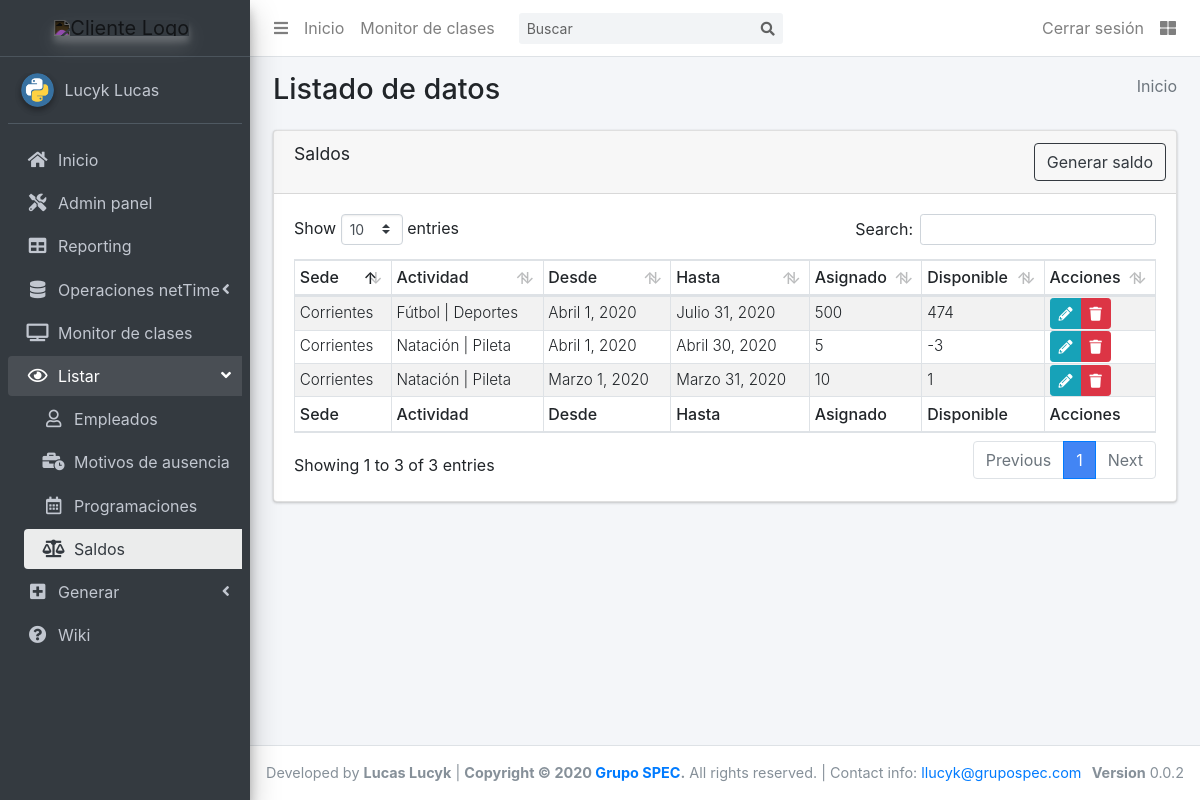
The page /list/saldos/ (signed in) on the database as committed earlier.
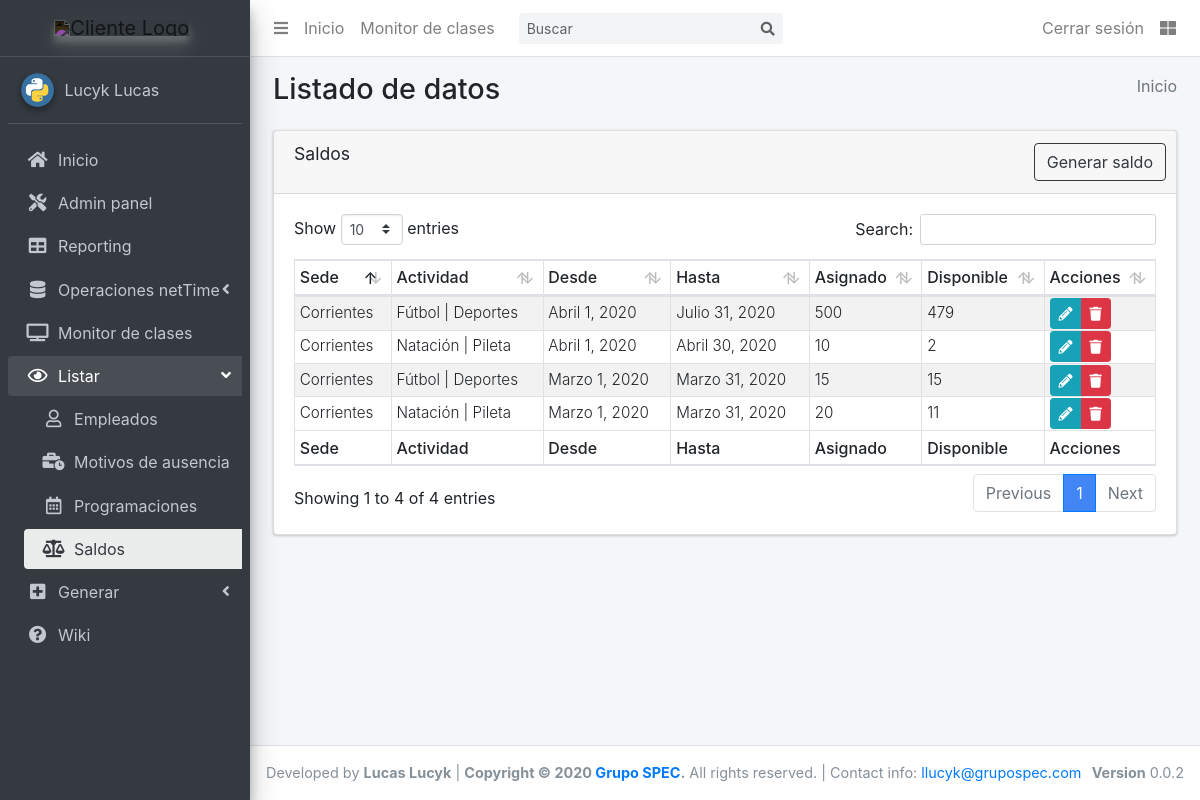
The same page on the database as committed later.
### scg_app/models.py (models this page shows, shortened)
class Saldo(models.Model):
    actividad = models.ForeignKey('Actividad', on_delete=models.CASCADE)
    sede = models.ForeignKey('Sede', on_delete=models.CASCADE)
    desde = models.DateField(default=timezone.now)
    hasta = models.DateField(default=timezone.now)
    saldo_asignado = models.PositiveIntegerField(default=0,
        validators=[MinValueValidator(1)],
        help_text="Cantidad de clases que desea disponibilizar"
    )
    def get_edit_url(self):
        return reverse('saldo_update', kwargs={"pk": self.id})
    def get_delete_url(self):
        return reverse('confirm_delete',
            kwargs={"model":self.__class__.__name__, "pk":self.id}
        )
    @property
    def saldo_disponible(self):
        clases = Clase.objects.filter(
            actividad = self.actividad,
            sede = self.sede,
            fecha__gte = self.desde,
            fecha__lte = self.hasta,
        ).exclude(
            estado = "5"    #canceladas
        ).count()
        return self.saldo_asignado - clases
    class Meta:
        verbose_name = "Saldo"
        verbose_name_plural = "Saldos"
        get_latest_by = "id"

class Sede(models.Model):
    id_netTime = models.PositiveIntegerField(default=0,
        validators=[MinValueValidator(1)],
        unique=True,
        help_text="Para matchear marcajes e importaciones"
    )
    nombre = models.CharField(max_length=40)
    tipo = models.CharField(max_length=30, default="Física", blank=True)
    def __str__(self):
        return f'{self.nombre}'
    class Meta:
        verbose_name = "Sede"
        verbose_name_plural = "Sedes"
        get_latest_by = "id"

class Actividad(models.Model):
    nombre = models.CharField(max_length=100)
    grupo = models.ForeignKey('GrupoActividad', on_delete=models.SET(''), null=True, blank=True)
    def __str__(self):
        return f'{self.nombre} | {self.grupo}'
    class Meta:
        verbose_name = "Actividad"
        verbose_name_plural = "Actividades"
        get_latest_by = "id"

class GrupoActividad(models.Model):
    nombre = models.CharField(max_length=100)
    def __str__(self):
        return f'{self.nombre}'
    class Meta:
        verbose_name = "Grupo de Actividad"
        verbose_name_plural = "Grupo de Actividades"
        get_latest_by = "id"

### scg_app/views.py (the view)
# urls.py: path('list/saldos/', views.SaldosList.as_view(), name='saldos_view'),
class SaldosList(LoginRequiredMixin, ListView):
    model = Saldo
    template_name = 'apps/scg_app/list/saldos.html'
    context_object_name = 'saldos_list'
    ordering = ['-desde', 'sede__nombre', 'actividad__nombre']

### templates/apps/scg_app/list/saldos.html
{% extends "apps/scg_app/list/base.html" %}
{% block active_ver_saldos %} active {% endblock %}
{% block tableName %}Saldos{% endblock %}
{% block generar_btn %}
  <a href="{% url 'generar_saldo' %}" class="btn btn-outline-dark">Generar saldo</a>
{% endblock %}
{% block tableHeaders %}
  <tr>
    <th>Sede</th>
    <th>Actividad</th>
    <th>Desde</th>
    <th>Hasta</th>
    <th>Asignado</th>
    <th>Disponible</th>
    <th>Acciones</th>
  </tr>
{% endblock %}
{% block tableBody %}
  {% for saldo in saldos_list %}
    <tr>
      <td class="align-middle">{{saldo.sede|capfirst}}</td>
      <td class="align-middle">{{saldo.actividad|capfirst}}</td>
      <td class="align-middle">{{saldo.desde}}</td>
      <td class="align-middle">{{saldo.hasta}}</td>
      <td class="align-middle">{{saldo.saldo_asignado}}</td>
      <td class="align-middle">{{saldo.saldo_disponible}}</td>
      <td class="py-0 align-middle">
        <div class="btn-group btn-group-sm">
          <a href="{{ saldo.get_edit_url|safe }}" class="btn btn-info"><i class="fas fa-pencil-alt"></i></a>
          <a href="{{ saldo.get_delete_url|safe }}" class="btn btn-danger"><i class="fas fa-trash"></i></a>
        </div>
      </td>
    </tr>
  {% endfor %}
{% endblock %}
{% block tableFooter %}
  <tr>
    <th>Sede</th>
    <th>Actividad</th>
    <th>Desde</th>
    <th>Hasta</th>
    <th>Asignado</th>
    <th>Disponible</th>
    <th>Acciones</th>
  </tr>
{% endblock %}

Rows that differ between the two databases and show on the page:
computed for Saldo "Julio 31, 2020": saldo_disponible "474" → "479"
changed Saldo "Abril 30, 2020": saldo_asignado "5" → "10"; saldo_disponible "-3" → "2"
added Saldo: sede "Corrientes", actividad "Fútbol | Deportes", desde "Marzo 1, 2020", hasta "Marzo 31, 2020", saldo_asignado "15", saldo_disponible "15"
changed Saldo (number 4 of 4 on the later page): saldo_asignado "10" → "20"; saldo_disponible "1" → "11"
Other text that changed with them:
text written by a page script: "Show entries Search: Showing 1 to 3 of 3 entries Previous 1 Next" → "Show entries Search: Showing 1 to 4 of 4 entries Previous 1 Next"
